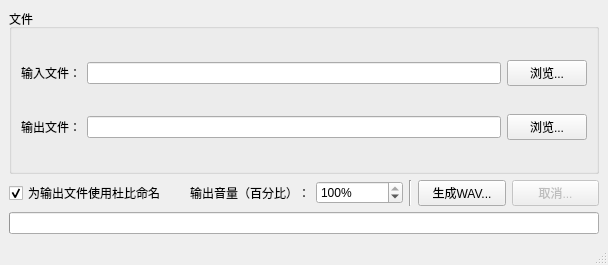
<?xml version="1.0" encoding="UTF-8"?>
<ui version="4.0">
 <class>MainWindow</class>
 <widget class="QMainWindow" name="MainWindow">
  <property name="geometry">
   <rect>
    <x>0</x>
    <y>0</y>
    <width>608</width>
    <height>265</height>
   </rect>
  </property>
  <property name="windowTitle">
   <string>AVPStudio WAVGenerator</string>
  </property>
  <property name="windowIcon">
   <iconset resource="../../../res/resources.qrc">
    <normaloff>:/icons/icons/wavgenerator_icon256.ico</normaloff>:/icons/icons/wavgenerator_icon256.ico</iconset>
  </property>
  <widget class="QWidget" name="centralwidget">
   <layout class="QVBoxLayout" name="verticalLayout">
    <item>
     <widget class="QGroupBox" name="groupBoxFile">
      <property name="title">
       <string>文件</string>
      </property>
      <layout class="QVBoxLayout" name="verticalLayout_2">
       <item>
        <layout class="QHBoxLayout" name="horizontalLayoutInput">
         <item>
          <widget class="QLabel" name="labelInputFile">
           <property name="text">
            <string>输入文件：</string>
           </property>
           <property name="buddy">
            <cstring>lineEditInputFile</cstring>
           </property>
          </widget>
         </item>
         <item>
          <widget class="QLineEdit" name="lineEditInputFile"/>
         </item>
         <item>
          <widget class="QPushButton" name="pushButtonBrowseInputFile">
           <property name="text">
            <string>浏览...</string>
           </property>
          </widget>
         </item>
        </layout>
       </item>
       <item>
        <layout class="QHBoxLayout" name="horizontalLayoutOutput">
         <item>
          <widget class="QLabel" name="labelOutputFile">
           <property name="text">
            <string>输出文件：</string>
           </property>
           <property name="buddy">
            <cstring>lineEditOutputFile</cstring>
           </property>
          </widget>
         </item>
         <item>
          <widget class="QLineEdit" name="lineEditOutputFile"/>
         </item>
         <item>
          <widget class="QPushButton" name="pushButtonBrowseOutputFile">
           <property name="text">
            <string>浏览...</string>
           </property>
          </widget>
         </item>
        </layout>
       </item>
      </layout>
     </widget>
    </item>
    <item>
     <layout class="QHBoxLayout" name="horizontalLayoutButtons" stretch="2,1,1,0,1,1">
      <item>
       <widget class="QCheckBox" name="checkBoxDolbyNaming">
        <property name="text">
         <string>为输出文件使用杜比命名</string>
        </property>
        <property name="checked">
         <bool>true</bool>
        </property>
       </widget>
      </item>
      <item>
       <widget class="QLabel" name="labelVolume">
        <property name="text">
         <string>输出音量（百分比）：</string>
        </property>
       </widget>
      </item>
      <item>
       <widget class="QSpinBox" name="spinBoxVolume">
        <property name="suffix">
         <string>%</string>
        </property>
        <property name="maximum">
         <number>100</number>
        </property>
        <property name="value">
         <number>100</number>
        </property>
       </widget>
      </item>
      <item>
       <widget class="Line" name="line">
        <property name="orientation">
         <enum>Qt::Vertical</enum>
        </property>
       </widget>
      </item>
      <item>
       <widget class="QPushButton" name="pushButtonConvert">
        <property name="text">
         <string>生成WAV...</string>
        </property>
       </widget>
      </item>
      <item>
       <widget class="QPushButton" name="pushButtonCancel">
        <property name="enabled">
         <bool>false</bool>
        </property>
        <property name="text">
         <string>取消...</string>
        </property>
       </widget>
      </item>
     </layout>
    </item>
    <item>
     <layout class="QHBoxLayout" name="horizontalLayoutProgress">
      <item>
       <widget class="QProgressBar" name="progressBar">
        <property name="value">
         <number>0</number>
        </property>
        <property name="textVisible">
         <bool>false</bool>
        </property>
       </widget>
      </item>
     </layout>
    </item>
   </layout>
  </widget>
  <widget class="QStatusBar" name="statusbar"/>
 </widget>
 <resources>
  <include location="../../../res/resources.qrc"/>
 </resources>
 <connections/>
</ui>
